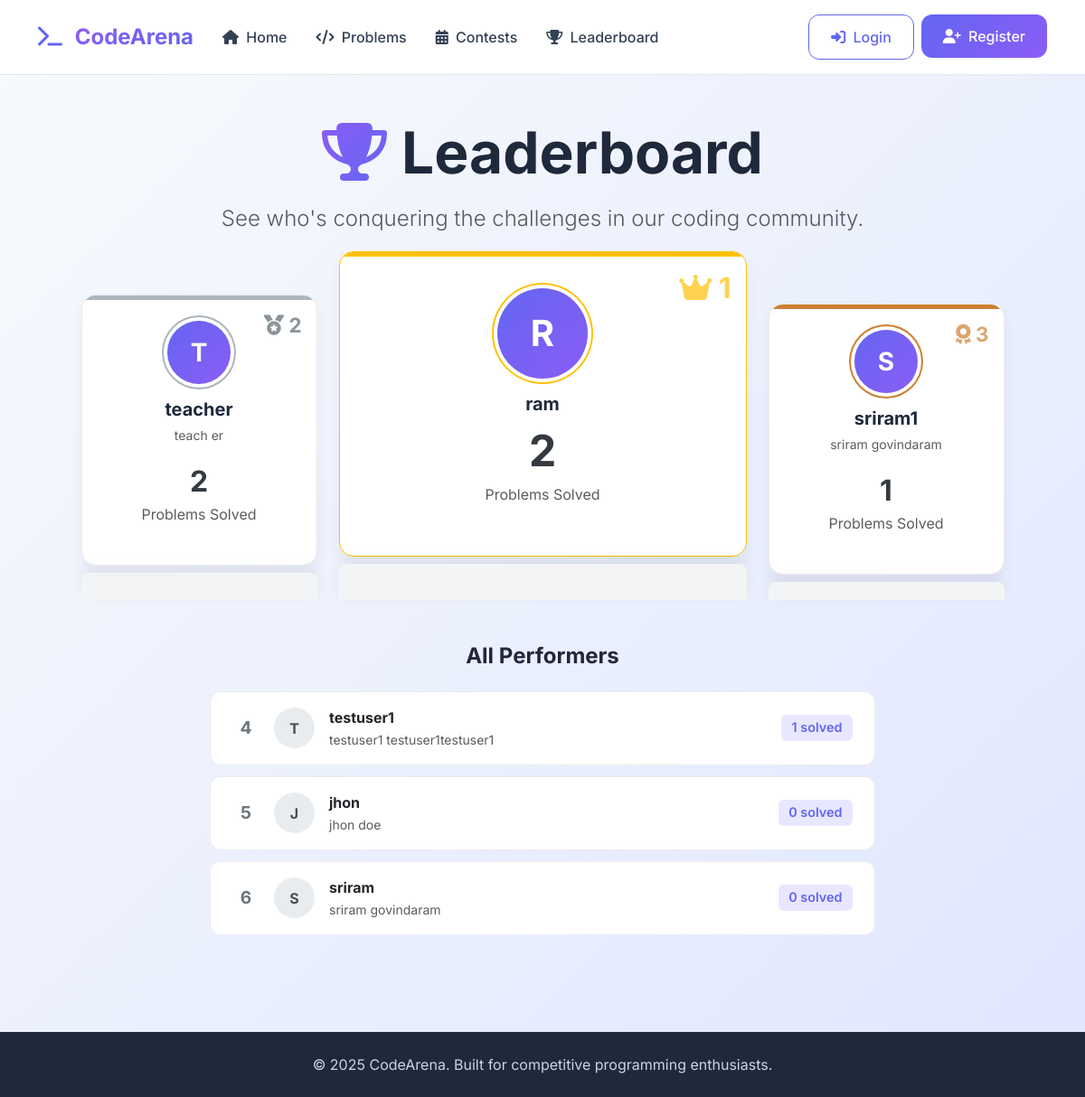
The app's page /leaderboard/, older data.
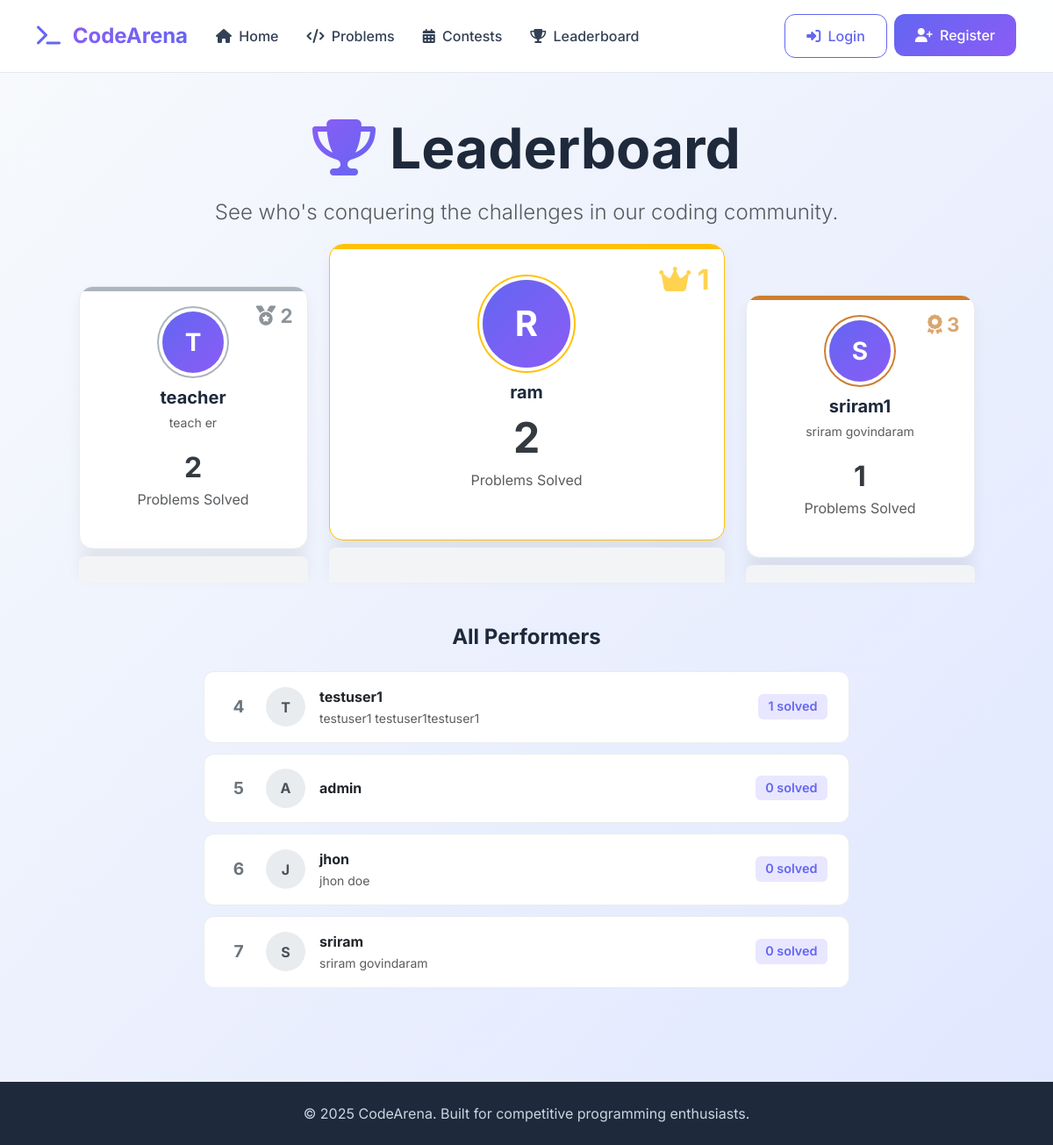
The same page, newer data.
### users/models.py (models this page shows, shortened)
class CustomUser(AbstractUser):
    ROLE_CHOICES = (
        ('student' , 'Student'),
        ('problem_setter' , 'Problem Setter'),
        ('admin' , 'Admin')
    )
    role = models.CharField(max_length=20,choices=ROLE_CHOICES,default='student')
    is_authorized = models.BooleanField(default=False, help_text="Flag to determine if a problem setter is authorized to create problems")

### leaderboard/views.py (the view)
# urls.py: path('', views.leaderboard_view, name='main'),
def leaderboard_view(request):
    User = get_user_model()
    top_users = User.objects.annotate(
        solved_problems_count=Count(
            'submissions__problem',  # This part was already correct
            filter=Q(submissions__final_verdict='accepted'), # <-- THIS IS THE LINE THAT NEEDS THE FIX: 'submissions' (plural)
            distinct=True
        )
    ).order_by('-solved_problems_count')[:10]
    context = {
        'top_users': top_users,
    }
    return render(request, 'leaderboard/leaderboard.html', context)

### templates/leaderboard/leaderboard.html (shortened to what the changed rows need)
{% extends 'base.html' %}
{% block content %}
<div class="container py-5">
    <div class="text-center mb-5">
        <h1 class="display-3 fw-bold mb-3">
            <i class="fas fa-trophy text-gradient me-3"></i>Leaderboard
        </h1>
    </div>
    {% if top_users %}
        {% if top_users|length > 3 %}
        <div class="row justify-content-center">
            <div class="col-lg-8">
                <ul class="list-group list-group-flush leaderboard-list">
                    {% for user in top_users|slice:"3:" %}
                        <li class="list-group-item d-flex justify-content-between align-items-center">
                            <div class="d-flex align-items-center">
                                <span class="rank-number me-3">{{ forloop.counter|add:3 }}</span>
                                <div class="list-avatar me-3">{{ user.username.0|upper }}</div>
                                <div>
                                    <div class="fw-bold">{{ user.username }}</div>
                                    {% if user.first_name or user.last_name %}
                                        <small class="text-muted">{{ user.first_name }} {{ user.last_name }}</small>
                                    {% endif %}
                                </div>
                            </div>
                            <span class="badge score-badge">{{ user.solved_problems_count|default:0 }} solved</span>
                        </li>
                    {% endfor %}
                </ul>
            </div>
        </div>
        {% endif %}
    {% endif %}
</div>
{% endblock %}

Row changes from the older to the newer data that the page shows:
added CustomUser: username.0 "A", username "admin", solved_problems_count "0"
